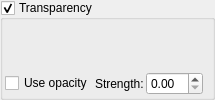
              <widget class="MyGroupBox" name="groupCheck_transparency_gradient_enable">
               <property name="title">
                <string>Transparency</string>
               </property>
               <property name="checkable">
                <bool>true</bool>
               </property>
               <layout class="QVBoxLayout" name="verticalLayout_20">
                <property name="spacing">
                 <number>2</number>
                </property>
                <property name="leftMargin">
                 <number>2</number>
                </property>
                <property name="topMargin">
                 <number>2</number>
                </property>
                <property name="rightMargin">
                 <number>2</number>
                </property>
                <property name="bottomMargin">
                 <number>2</number>
                </property>
                <item>
                 <widget class="cGradientEditWidget" name="colorpalette_transparency_gradient" native="true">
                  <property name="toolTip">
                   <string>&lt;html&gt;&lt;head/&gt;&lt;body&gt;&lt;p&gt;Gradient which defines the transparency colors of the fractal.&lt;/p&gt;&lt;p&gt;Brighter colors increase transparency. A black color creates no transparency.&lt;/p&gt;&lt;p&gt;This gradient works only if &lt;span style=&quot; font-style:italic;&quot;&gt;transparency of surface&lt;/span&gt; is greater than zero.&lt;/p&gt;&lt;/body&gt;&lt;/html&gt;</string>
                  </property>
                 </widget>
                </item>
                <item>
                 <layout class="QHBoxLayout" name="horizontalLayout_transparency_opacity">
                  <item>
                   <widget class="MyCheckBox" name="checkBox_transparency_gradient_mask_enable">
                    <property name="toolTip">
                     <string>Enable opacity stops from gradient to control per-point transparency</string>
                    </property>
                    <property name="text">
                     <string>Use opacity</string>
                    </property>
                   </widget>
                  </item>
                  <item>
                   <widget class="QLabel" name="label_transparency_gradient_opacity">
                    <property name="text">
                     <string>Strength:</string>
                    </property>
                   </widget>
                  </item>
                  <item>
                   <widget class="MyDoubleSpinBox" name="spinbox_transparency_gradient_opacity">
                    <property name="toolTip">
                     <string>Master gradient strength (0.0 = no effect, 1.0 = full gradient)</string>
                    </property>
                   </widget>
                  </item>
                  <item>
                   <spacer name="horizontalSpacer_transparency_opacity">
                    <property name="orientation">
                     <enum>Qt::Horizontal</enum>
                    </property>
                   </spacer>
                  </item>
                 </layout>
                </item>
               </layout>
              </widget>
